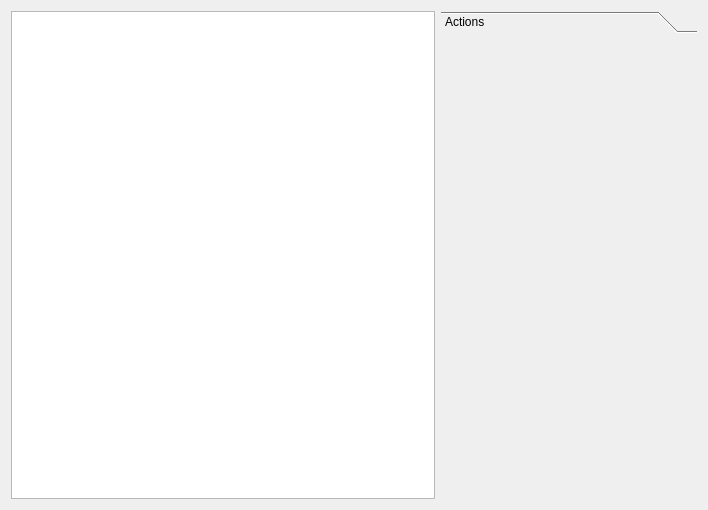
<?xml version="1.0" encoding="UTF-8"?>
<ui version="4.0">
 <class>Form</class>
 <widget class="QWidget" name="Form">
  <property name="geometry">
   <rect>
    <x>0</x>
    <y>0</y>
    <width>708</width>
    <height>510</height>
   </rect>
  </property>
  <property name="windowTitle">
   <string>Form</string>
  </property>
  <layout class="QGridLayout" name="gridLayout">
   <item row="0" column="0">
    <widget class="QGraphicsView" name="graphicsView">
     <property name="renderHints">
      <set>QPainter::Antialiasing|QPainter::TextAntialiasing</set>
     </property>
    </widget>
   </item>
   <item row="0" column="1">
    <widget class="QToolBox" name="toolBox">
     <property name="maximumSize">
      <size>
       <width>256</width>
       <height>16777215</height>
      </size>
     </property>
     <property name="currentIndex">
      <number>0</number>
     </property>
     <widget class="QWidget" name="page">
      <property name="geometry">
       <rect>
        <x>0</x>
        <y>0</y>
        <width>256</width>
        <height>452</height>
       </rect>
      </property>
      <attribute name="label">
       <string>Actions</string>
      </attribute>
     </widget>
    </widget>
   </item>
  </layout>
 </widget>
 <resources/>
 <connections/>
</ui>
